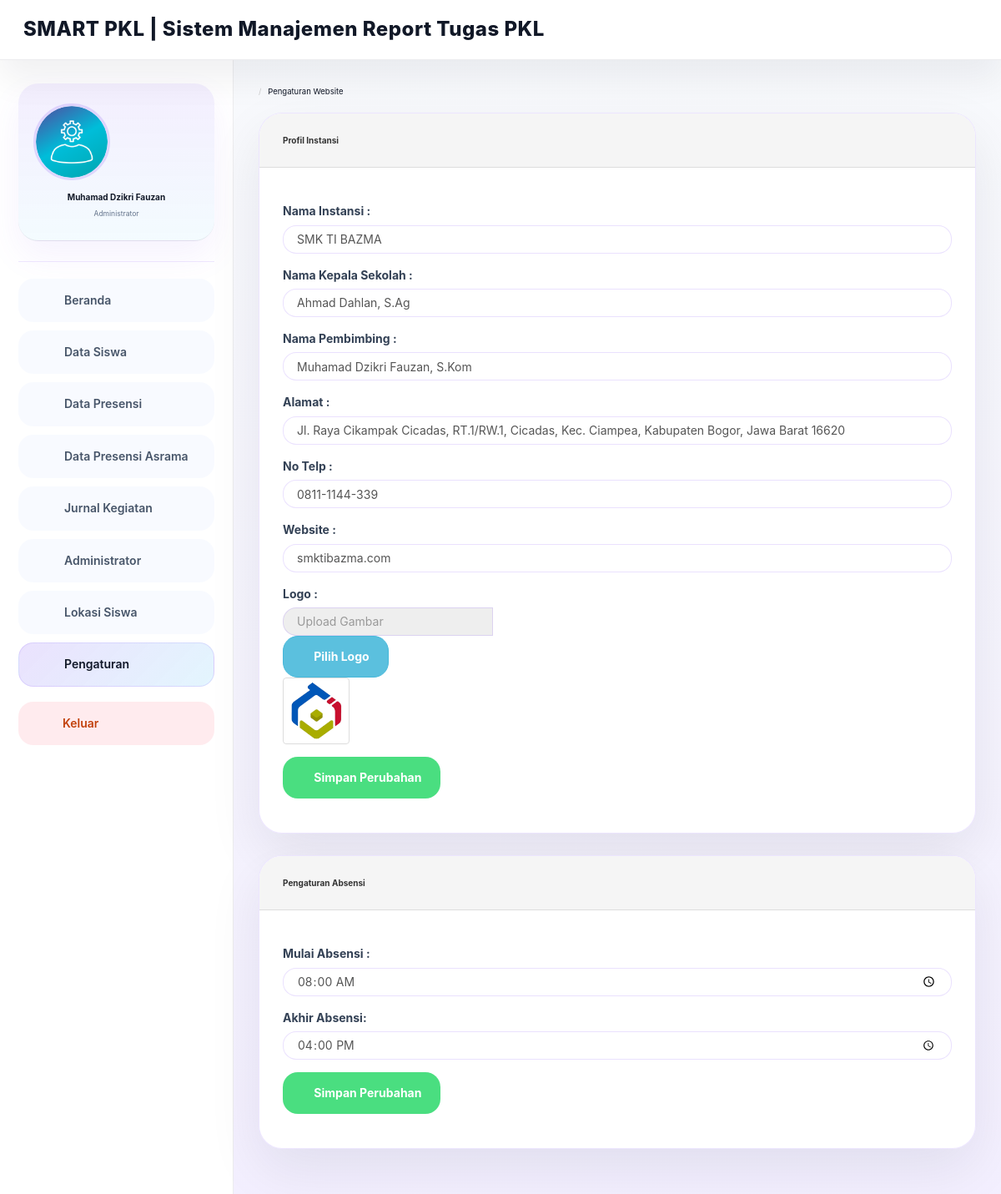
Page /index.php?page=pengaturan (signed in) on the committed database.
### tables this page shows
CREATE TABLE `tbl_site` (
  `id_site` int DEFAULT NULL,
  `nama_instansi` varchar(255) DEFAULT NULL,
  `pimpinan` varchar(255) DEFAULT NULL,
  `pembimbing` varchar(255) DEFAULT NULL,
  `no_telp` varchar(255) DEFAULT NULL,
  `alamat` varchar(255) DEFAULT NULL,
  `website` varchar(255) DEFAULT NULL,
  `logo` varchar(255) DEFAULT NULL
);

CREATE TABLE `tbl_setting_absensi` (
  `id_waktu` int DEFAULT NULL,
  `mulai_absen` time DEFAULT NULL,
  `akhir_absen` time DEFAULT NULL
);

### apps/pengaturan/index.php (the view, shortened to what this page needs)
<div class="row">
    <ol class="breadcrumb">
        <li><a href="index.php?page=beranda">
                <em class="fa fa-home"></em>
            </a></li>
        <li class="active">Pengaturan Website</li>
    </ol>
</div>
<div class="row">
    <div class="col-md-12">
        <div class="panel panel-default">
            <div class="panel-heading">
                Profil Instansi
            </div>
            <div class="panel-body">
                <?php
                include 'config/database.php';
                $hasil = mysqli_query($kon, "select * from tbl_site order by nama_instansi desc limit 1");
                $data = mysqli_fetch_array($hasil);
                ?>
                <form action="apps/pengaturan/edit.php" method="post" enctype="multipart/form-data">
                    <div class="form-group">
                        <label>Nama Instansi :</label>
                        <input type="text" class="form-control" value="<?php echo $data['nama_instansi']; ?>" name="nama_instansi" placeholder="Masukan Nama Instansi" required>
                    </div>
                    <div class="form-group">
                        <label>Nama Kepala Sekolah :</label>
                        <input type="text" class="form-control" value="<?php echo $data['pimpinan']; ?>" name="pimpinan" placeholder="Masukan Nama Ketua" required>
                    </div>
                    <div class="form-group">
                        <label>Nama Pembimbing :</label>
                        <input type="text" class="form-control" value="<?php echo $data['pembimbing']; ?>" name="pembimbing" placeholder="Masukan Nama Pembimbing" required>
                    </div>
                    <div class="form-group">
                        <label>Alamat :</label>
                        <input type="text" class="form-control" value="<?php echo $data['alamat']; ?>" placeholder="Masukan Alamat Instansi" name="alamat">
                    </div>
                    <div class="form-group">
                        <label>No Telp :</label>
                        <input type="text" class="form-control" value="<?php echo $data['no_telp']; ?>" placeholder="Masukan Nomor Telp" name="no_telp">
                    </div>
                    <div class="form-group">
                        <label>Website :</label>
                        <input type="text" class="form-control" value="<?php echo $data['website']; ?>" placeholder="Masukan Alamat Website" name="website">
                    </div>
                    <div class="form-group">
                        <label>Logo :</label>
                        <div class="input-group my-3">
                            <input type="text" class="form-control" disabled placeholder="Upload Gambar" id="file">
                            <div class="input-group-append">
                                <button type="button" id="pilih_logo" class="browse btn btn-info"><i class="fa fa-search"></i> Pilih Logo</button>
                            </div>
                        </div>
                        <img src="apps/pengaturan/logo/<?php echo $data['logo']; ?>" id="preview" width="10%" class="img-thumbnail">
                    </div>
                    <div class="form-group">
                        <button type="submit" class="btn btn-success" name="ubah_aplikasi"><i class="fa fa-edit"></i> Simpan Perubahan</button>
                    </div>
                </form>
            </div>
        </div>
    </div>
</div>
<div class="row">
    <div class="col-md-12">
        <div class="panel panel-default">
            <div class="panel-heading">
                Pengaturan Absensi
            </div>
            <div class="panel-body">
                <?php
                include 'config/database.php';
                $query = mysqli_query($kon, "select * from tbl_setting_absensi limit 1");
                $row = mysqli_fetch_array($query);
                $mulai_absen = $row['mulai_absen'];
                $akhir_absen = $row['akhir_absen'];
                ?>
                <form action="apps/pengaturan/absensi.php" method="post" enctype="multipart/form-data">
                    <div class="form-group">
                        <label>Mulai Absensi :</label>
                        <input type="time" class="form-control" value="<?php echo $mulai_absen ?>" name="mulai_absen" placeholder="Masukan Mulai Absensi" required>
                    </div>
                    <div class="form-group">
                        <label>Akhir Absensi:</label>
                        <input type="time" class="form-control" value="<?php echo $akhir_absen ?>" name="akhir_absen" placeholder="Masukan Akhir Absensi" required>
                    </div>
                    <div class="form-group">
                        <button type="submit" class="btn btn-success" name="ubah_absen"><i class="fa fa-edit"></i> Simpan Perubahan</button>
                    </div>
                </form>
            </div>
        </div>
    </div>
</div>

### index.php (shortened to what this page needs)
<?php
require_once 'config/database.php';
$allowed_pages = [
    'beranda'       => "apps/beranda/index.php",
    'admin'         => "apps/admin/index.php",
    'siswa'         => "apps/siswa/index.php",
    'data_absensi'  => "apps/data_absensi/index.php",
    'data_asrama'   => "apps/data_asrama/index.php",
    'data_kegiatan' => "apps/data_kegiatan/index.php",
    'pengaturan'    => "apps/pengaturan/index.php",
    'absen'         => "apps/pengguna/absen.php",
    'absen_asrama'  => "apps/pengguna/absen_asrama.php",
    'riwayat'       => "apps/data_absensi/riwayat.php",
    'kegiatan'      => "apps/data_kegiatan/kegiatan.php",
    'profil'        => "apps/pengguna/profil.php",
    'verify_lokasi' => "apps/pengguna/verify_lokasi.php",
    'lokasi_denied' => "apps/pengguna/lokasi_denied.php",
    'lokasi_siswa'  => "apps/admin/lokasi_siswa.php"
];
$current = $_GET['page'] ?? 'beranda';
function is_active($key, $current)
{
    return $key === $current ? 'active' : '';
}
?>
<!DOCTYPE html>
<html lang="id">
<head>
    <link href="template/css/bootstrap.min.css" rel="stylesheet" />
    <link href="template/css/font-awesome.min.css" rel="stylesheet" />
    <link href="template/css/datepicker3.css" rel="stylesheet" />
    <link href="template/css/styles.css" rel="stylesheet" />
    <link href="source/font/font.css" rel="stylesheet" />
</head>
<body>
    <nav class="navbar-custom" role="navigation" aria-label="Top Navigation">
        <h1 class="brand-title">SMART PKL | Sistem Manajemen Report Tugas PKL</h1>
    </nav>
    <div class="layout">
        <aside id="sidebar" aria-hidden="true">
            <?php if (strtolower($_SESSION['level']) === 'admin'): ?>
                <div class="profile">
                    <img src="source/img/profile.png" alt="Foto Profil Admin">
                    <div class="name"><?php echo htmlspecialchars(substr($_SESSION['nama_admin'], 0, 24)); ?></div>
                    <div class="role">Administrator</div>
                </div>
            <?php endif; ?>
            <div class="divider"></div>
            <ul class="menu">
                <li class="<?php echo is_active('beranda', $current); ?>">
                    <a href="?page=beranda"><em class="fa fa-home"></em><span>Beranda</span></a>
                </li>
                <?php if (strtolower($_SESSION['level']) === 'admin'): ?>
                    <li class="<?php echo is_active('siswa', $current); ?>">
                        <a href="?page=siswa"><em class="fa fa-users"></em><span>Data Siswa</span></a>
                    </li>
                    <li class="<?php echo is_active('data_absensi', $current); ?>">
                        <a href="?page=data_absensi"><em class="fa fa-calendar"></em><span>Data Presensi</span></a>
                    </li>
                    <li class="<?php echo is_active('data_asrama', $current); ?>">
                        <a href="?page=data_asrama"><em class="fa fa-bed"></em><span>Data Presensi Asrama</span></a>
                    </li>
                    <li class="<?php echo is_active('data_kegiatan', $current); ?>">
                        <a href="?page=data_kegiatan"><em class="fa fa-book"></em><span>Jurnal Kegiatan</span></a>
                    </li>
                    <li class="<?php echo is_active('admin', $current); ?>">
                        <a href="?page=admin"><em class="fa fa-user"></em><span>Administrator</span></a>
                    </li>
                    <li class="<?php echo is_active('lokasi_siswa', $current); ?>">
                        <a href="?page=lokasi_siswa"><em class="fa fa-map-marker"></em><span>Lokasi Siswa</span></a>
                    </li>
                    <li class="<?php echo is_active('pengaturan', $current); ?>">
                        <a href="?page=pengaturan"><em class="fa fa-gear"></em><span>Pengaturan</span></a>
                    </li>
                <?php endif; ?>
                <li><a href="#" id="keluar"><em class="fa fa-sign-out"></em><span>Keluar</span></a></li>
            </ul>
        </aside>
        <main id="content" class="main" role="main">
            <div class="content-wrapper">
                <?php
                if (!empty($_GET['page']) && isset($allowed_pages[$_GET['page']])) {
                    include $allowed_pages[$_GET['page']];
                } else {
                    include "apps/beranda/index.php";
                }
                ?>
            </div>
        </main>
    </div>
</body>
</html>

### template/css/styles.css (style rules this page uses)
:root { --bg: #f8f5ff; --surface: #ffffff; --surface-soft: #f3efff; --text: #2f3345; --text-muted: #6e7280; --border: #e9e5fb; --primary: #8b5cf6; --primary-soft: #ede9fe; --secondary: #f5a9c7; --accent: #38bdf8; --success: #4ade80; --warning: #fbbf24; --danger: #fb7185; --shadow: 0 28px 70px rgba(55, 65, 81, .08); }
* { box-sizing: border-box; }
html { scroll-behavior: smooth; }
body { margin: 0; min-height: 100vh; background: radial-gradient(circle at top left, rgba(139, 92, 246, .12), transparent 28%), radial-gradient(circle at bottom right, rgba(56, 189, 248, .08), transparent 32%), linear-gradient(180deg, #faf5ff 0%, #f8f5ff 100%); color: var(--text); font-family: Inter, "Segoe UI", system-ui, -apple-system, BlinkMacSystemFont, sans-serif; line-height: 1.6; }
img { max-width: 100%; display: block; }
a { color: var(--accent); text-decoration: none; }
button, input, textarea, select { font: inherit; }
button { cursor: pointer; }
.navbar-custom { position: fixed; top: 0; left: 0; right: 0; height: 72px; padding: 0 28px; display: flex; align-items: center; justify-content: space-between; background: #ffffff; color: #111827; border-bottom: 1px solid rgba(15, 23, 42, .08); z-index: 1000; box-shadow: 0 24px 40px rgba(15, 23, 42, .06); }
.brand-title { margin: 0; font-size: 1rem; font-weight: 800; letter-spacing: .04em; }
.layout { display: flex; min-height: 100vh; padding-top: 68px; }
#sidebar { width: 280px; padding: 28px 22px; background: rgba(255, 255, 255, .88); position: fixed; top: 68px; bottom: 0; left: 0; overflow-y: auto; border-right: 1px solid rgba(139, 92, 246, .12); backdrop-filter: blur(16px); }
#sidebar .profile { padding: 22px; border-radius: 24px; background: linear-gradient(180deg, rgba(255,255,255,.95), rgba(243, 236, 255, .8)); text-align: center; margin-bottom: 24px; box-shadow: 0 18px 40px rgba(139, 92, 246, .08); }
#sidebar .profile img { width: 92px; height: 92px; border-radius: 50%; object-fit: cover; border: 3px solid rgba(139, 92, 246, .18); margin-bottom: 14px; }
#sidebar .name { margin: 0; font-size: 1rem; font-weight: 700; color: #2f3345; }
#sidebar .role { margin-top: 6px; font-size: .86rem; color: #7c83a2; }
#sidebar .divider { height: 1px; margin: 22px 0; background: rgba(139, 92, 246, .16); }
#sidebar .menu { list-style: none; padding: 0; margin: 0; }
#sidebar .menu li { margin-bottom: 12px; }
#sidebar .menu li a { display: flex; align-items: center; gap: 12px; padding: 14px 18px; border-radius: 18px; color: #4b5563; transition: all .25s ease; background: rgba(255, 255, 255, .72); border: 1px solid transparent; }
#sidebar .menu li a em { width: 26px; text-align: center; color: #8b5cf6; }
#sidebar .menu li a:hover, #sidebar .menu li.active a { color: #1f2937; background: linear-gradient(135deg, rgba(139, 92, 246, .18), rgba(56, 189, 248, .16)); border-color: rgba(139, 92, 246, .16); }
#sidebar .menu li.active a em { color: #4338ca; }
#sidebar a#keluar { display: flex; align-items: center; gap: 12px; padding: 14px 18px; border-radius: 18px; color: #c2410c; margin-top: 18px; background: rgba(251, 113, 133, .14); }
.main { flex: 1; margin-left: 280px; padding: 34px 32px 48px; min-height: calc(100vh - 68px); }
.content-wrapper { max-width: 1280px; margin: 0 auto; }
.panel, .card, .panel.panel-default { background: rgba(255, 255, 255, .98); border: 1px solid rgba(139, 92, 246, .16); border-radius: 28px; box-shadow: 0 25px 65px rgba(15, 23, 42, .08); overflow: hidden; margin-bottom: 26px; }
.panel-heading, .card-header { padding: 24px 28px; border-bottom: 1px solid rgba(226, 232, 240, .95); background: #ffffff; color: #1f2937; font-weight: 700; font-size: 1rem; }
.panel-body, .card-body { padding: 26px 28px; }
.panel, .card { transition: transform .2s ease, box-shadow .2s ease; }
.form-control { border: 1px solid rgba(139, 92, 246, .18); border-radius: 16px; padding: 14px 16px; background: #ffffff; box-shadow: none; transition: border-color .2s ease, box-shadow .2s ease; }
label { font-weight: 700; color: #334155; }
.btn { border-radius: 18px; font-weight: 700; padding: 14px 22px; transition: all .2s ease; }
.btn-success { background: #4ade80; border-color: transparent; }
.breadcrumb { background: transparent; padding: 0; margin-bottom: 18px; font-size: .95rem; }
.breadcrumb li a { color: #475569; }
.breadcrumb li.active { color: #111827; }

### rows in the picture
tbl_site: nama_instansi "SMK TI BAZMA", pimpinan "Ahmad Dahlan, S.Ag", pembimbing "Muhamad Dzikri Fauzan, S.Kom", alamat "Jl. Raya Cikampak Cicadas, RT.1/RW.1, Cicadas, Kec. Ciampea, Kabupaten Bogor, Jawa Barat 16620", no_telp "0811-1144-339", website "smktibazma.com", logo (picture)
tbl_setting_absensi: mulai_absen "08:00:00", akhir_absen "16:00:00"

### other values in the picture
substr($_SESSION['nama_admin'], 0, 24) "Muhamad Dzikri Fauzan"
